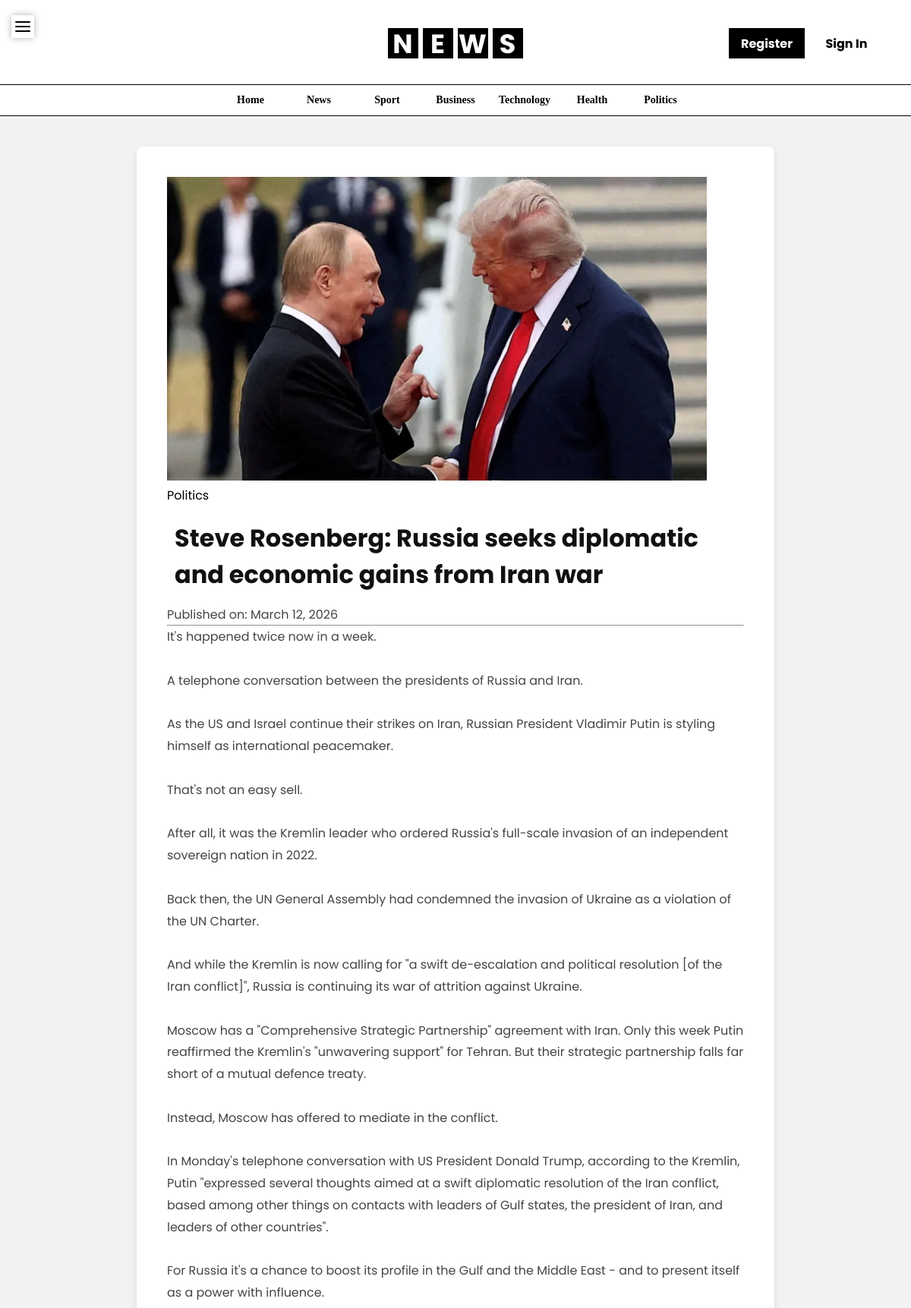
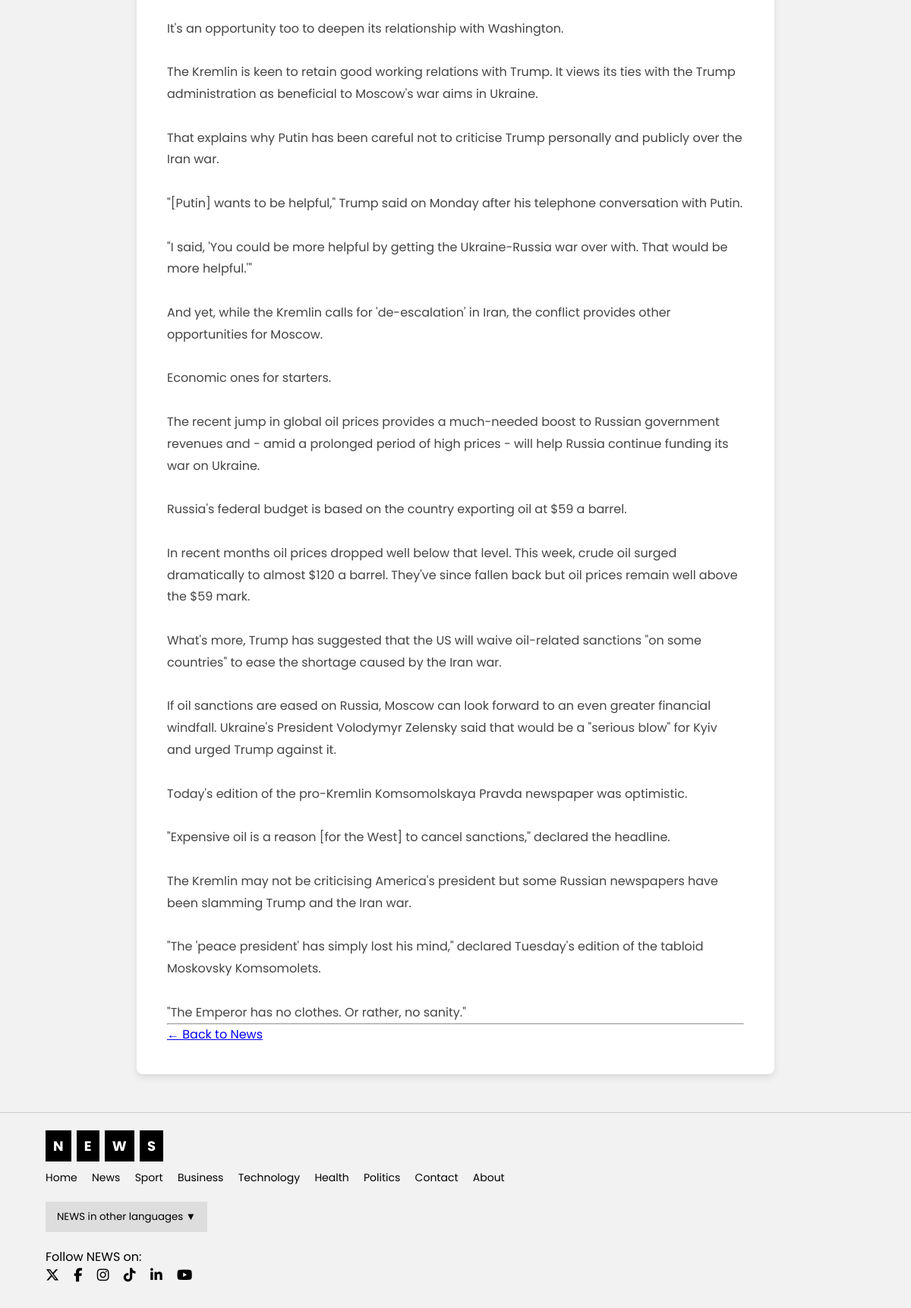
Screenshot of /single-news.php?id=36 with the database file from the repository (2 pictures, top to bottom).
### tables this page shows
CREATE TABLE `articles` (
  `id` int(11) NOT NULL,
  `title` varchar(255) DEFAULT NULL,
  `content` text DEFAULT NULL,
  `image` varchar(255) DEFAULT NULL,
  `category_id` int(11) DEFAULT NULL,
  `author_id` int(11) DEFAULT NULL,
  `created_at` timestamp NOT NULL DEFAULT current_timestamp(),
  `updated_at` timestamp NULL DEFAULT NULL,
  `category` varchar(50) DEFAULT NULL
);

CREATE TABLE `categories` (
  `id` int(11) NOT NULL,
  `category_name` varchar(100) DEFAULT NULL,
  `created_at` timestamp NOT NULL DEFAULT current_timestamp()
);

### single-news.php (the view, shortened to what this page needs)
<?php
include 'includes/db.php';
include 'includes/header.php';
$id = intval($_GET['id']);
$sql = "SELECT articles.*, categories.category_name
        FROM articles
        LEFT JOIN categories
        ON articles.category_id = categories.id
        WHERE articles.id = $id";
$result = $conn->query($sql);
$article = $result->fetch_assoc();
?>
<div class="row">
    <div class="col-lg-8 mx-auto">
        <div class="card shadow-sm">
            <?php if(!empty($article['image'])) { ?>
                <img src="assets/images/<?php echo $article['image']; ?>"
                     class="card-img-top"
                     style="max-height:400px; object-fit:cover;">
            <?php } ?>
            <div class="card-body">
                <span class="badge bg-primary mb-2">
                    <?php echo $article['category_name']; ?>
                </span>
                <h2 class="card-title">
                    <?php echo $article['title']; ?>
                </h2>
                <p class="text-muted">
                    Published on: <?php echo date("F d, Y", strtotime($article['created_at'])); ?>
                </p>
                <hr>
                <p class="card-text" style="line-height:1.8;">
                    <?php echo nl2br($article['content']); ?>
                </p>
                <hr>
                <a href="news.php" class="btn btn-dark">
                    ← Back to News
                </a>
            </div>
        </div>
    </div>
</div>
<?php include 'includes/footer.php'; ?>

### assets/css/style.css (style rules this page uses)
* { margin: 0; padding: 0; box-sizing: border-box; font-family: 'Poppins',sans-serif; }
body { background-color: #f2f2f2; }
.row { width: 100%; display: flex; justify-content: center; }
.col-lg-8 { width: 70%; }
.card { background: #ffffff; border-radius: 8px; padding: 40px; margin-top: 40px; margin-bottom: 50px; }
.shadow-sm { box-shadow: 0 4px 10px rgba(0,0,0,0.1); }
.card h2 { font-size: 32px; margin-bottom: 15px; color: #111; }
.card p { font-size: 16px; line-height: 1.7; color: #444; }
.mx-auto { margin-left: auto; margin-right: auto; }
h2 { font-size: 28px; font-weight: bold; color: #000000; padding-left: 10px; margin-top: 20px; }

### rows the page displays
articles: image (picture), category.category_name "Politics", title "Steve Rosenberg: Russia seeks diplomatic and economic gains from Iran war", created_at "March 12, 2026", content "It's happened twice now in a week. A telephone conversation between the presidents of Russia and Iran. As the US and Israel continue their strikes on Iran, Russian President Vladimir Putin is styling himself as international peacemaker. That's not an easy sell. After all, it was the Kremlin leader who ordered Russia's full-scale invasion of an independent sovereign nation in 2022. Back then, the UN General Assembly had condemned the invasion of Ukraine as a violation of the UN Charter. And while the Kremlin is now calling for \"a swift de-escalation and political resolution [of the Iran conflict]\", Russia is continuing its war of attrition against Ukraine. Moscow has a \"Comprehensive…"
